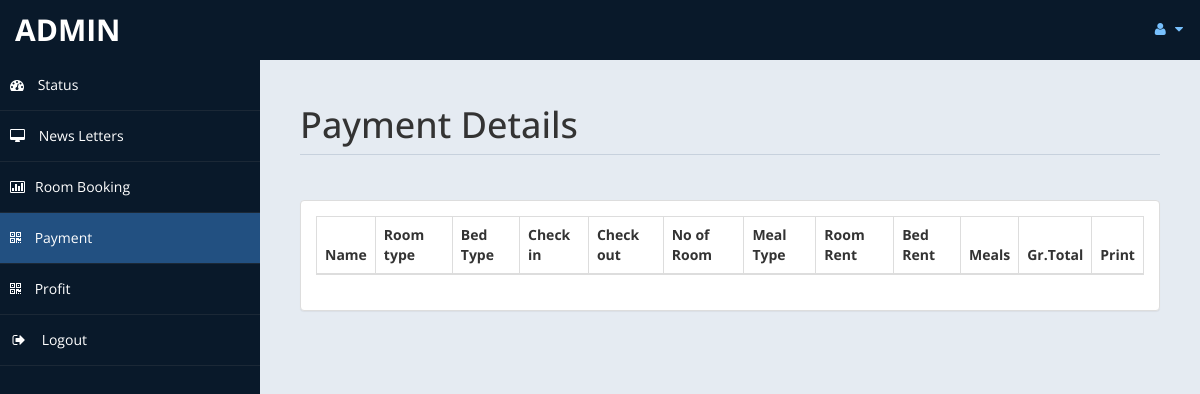
/admin/payment.php (signed in), run on an earlier commit of the app's database.
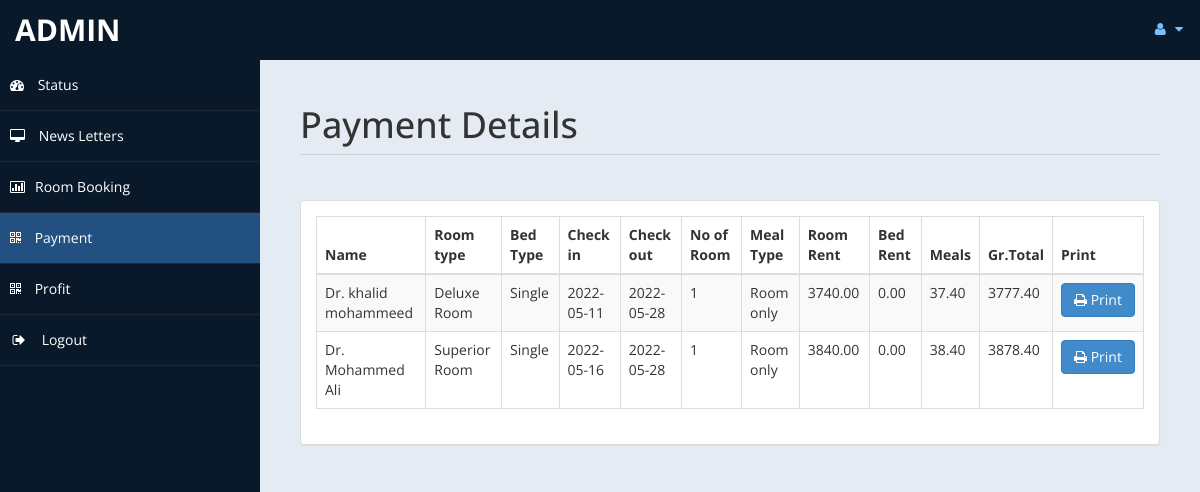
And on a later commit of the database.
### tables this page shows
CREATE TABLE `payment` (
  `id` int(11) DEFAULT NULL,
  `title` varchar(5) DEFAULT NULL,
  `fname` varchar(30) DEFAULT NULL,
  `lname` varchar(30) DEFAULT NULL,
  `troom` varchar(30) DEFAULT NULL,
  `tbed` varchar(30) DEFAULT NULL,
  `nroom` int(11) DEFAULT NULL,
  `cin` date DEFAULT NULL,
  `cout` date DEFAULT NULL,
  `ttot` double(8,2) DEFAULT NULL,
  `fintot` double(8,2) DEFAULT NULL,
  `mepr` double(8,2) DEFAULT NULL,
  `meal` varchar(30) DEFAULT NULL,
  `btot` double(8,2) DEFAULT NULL,
  `noofdays` int(11) DEFAULT NULL
);

### admin/payment.php (the view, shortened to what the changed rows need)
<!DOCTYPE html>
<html xmlns="http://www.w3.org/1999/xhtml">
<head>
    <link href="assets/css/bootstrap.css" rel="stylesheet" />
    <link href="assets/css/font-awesome.css" rel="stylesheet" />
    <link href="assets/css/custom-styles.css" rel="stylesheet" />
    <link href="assets/js/dataTables/dataTables.bootstrap.css" rel="stylesheet" />
</head>
<body>
    <div id="wrapper">
        <div id="page-wrapper" >
            <div id="page-inner">
			 <div class="row">
                    <div class="col-md-12">
                        <h1 class="page-header">
                           Payment Details<small> </small>
                        </h1>
                    </div>
                </div>
            <div class="row">
                <div class="col-md-12">
                    <div class="panel panel-default">
                        <div class="panel-body">
                            <div class="table-responsive">
                                <table class="table table-striped table-bordered table-hover" id="dataTables-example">
                                    <thead>
                                        <tr>
                                            <th>Name</th>
											<th>Room type</th>
                                            <th>Bed Type</th>
                                            <th>Check in</th>
											<th>Check out</th>
											<th>No of Room</th>
											<th>Meal Type</th>
                                            <th>Room Rent</th>
											<th>Bed Rent</th>
											<th>Meals </th>
											<th>Gr.Total</th>
											<th>Print</th>
                                        </tr>
                                    </thead>
                                    <tbody>
									<?php
										include ('db.php');
										$sql="select * from payment";
										$re = mysqli_query($con,$sql);
										while($row = mysqli_fetch_array($re))
										{
											$id = $row['id'];
											if($id % 2 ==1 )
											{
												echo"<tr class='gradeC'>
													<td>".$row['title']." ".$row['fname']." ".$row['lname']."</td>
													<td>".$row['troom']."</td>
													<td>".$row['tbed']."</td>
													<td>".$row['cin']."</td>
													<td>".$row['cout']."</td>
													<td>".$row['nroom']."</td>
													<td>".$row['meal']."</td>
													<td>".$row['ttot']."</td>
													<td>".$row['mepr']."</td>
													<td>".$row['btot']."</td>
													<td>".$row['fintot']."</td>
													<td><a href=print.php?pid=".$id ." <button class='btn btn-primary'> <i class='fa fa-print' ></i> Print</button></td>
													</tr>";
											}
											else
											{
												echo"<tr class='gradeU'>
													<td>".$row['title']." ".$row['fname']." ".$row['lname']."</td>
													<td>".$row['troom']."</td>
													<td>".$row['tbed']."</td>
													<td>".$row['cin']."</td>
													<td>".$row['cout']."</td>
													<td>".$row['nroom']."</td>
													<td>".$row['meal']."</td>
													<td>".$row['ttot']."</td>
													<td>".$row['mepr']."</td>
													<td>".$row['btot']."</td>
													<td>".$row['fintot']."</td>
													<td><a href=print.php?pid=".$id ." <button class='btn btn-primary'> <i class='fa fa-print' ></i> Print</button></td>
													</tr>";
											}
										}
									?>
                                    </tbody>
                                </table>
                            </div>
                        </div>
                    </div>
                </div>
            </div>
                </div>
            </div>
    </div>
</body>
</html>

What changed in the data, as far as the page shows it:
added payment: title "Dr.", fname "khalid", lname "mohammeed", troom "Deluxe Room", tbed "Single", cin "2022-05-11", cout "2022-05-28", nroom "1", meal "Room only", ttot "3740.00", mepr "0.00", btot "37.40", fintot "3777.40"
added payment: title "Dr.", fname "Mohammed", lname "Ali", troom "Superior Room", tbed "Single", cin "2022-05-16", cout "2022-05-28", nroom "1", meal "Room only", ttot "3840.00", mepr "0.00", btot "38.40", fintot "3878.40"
